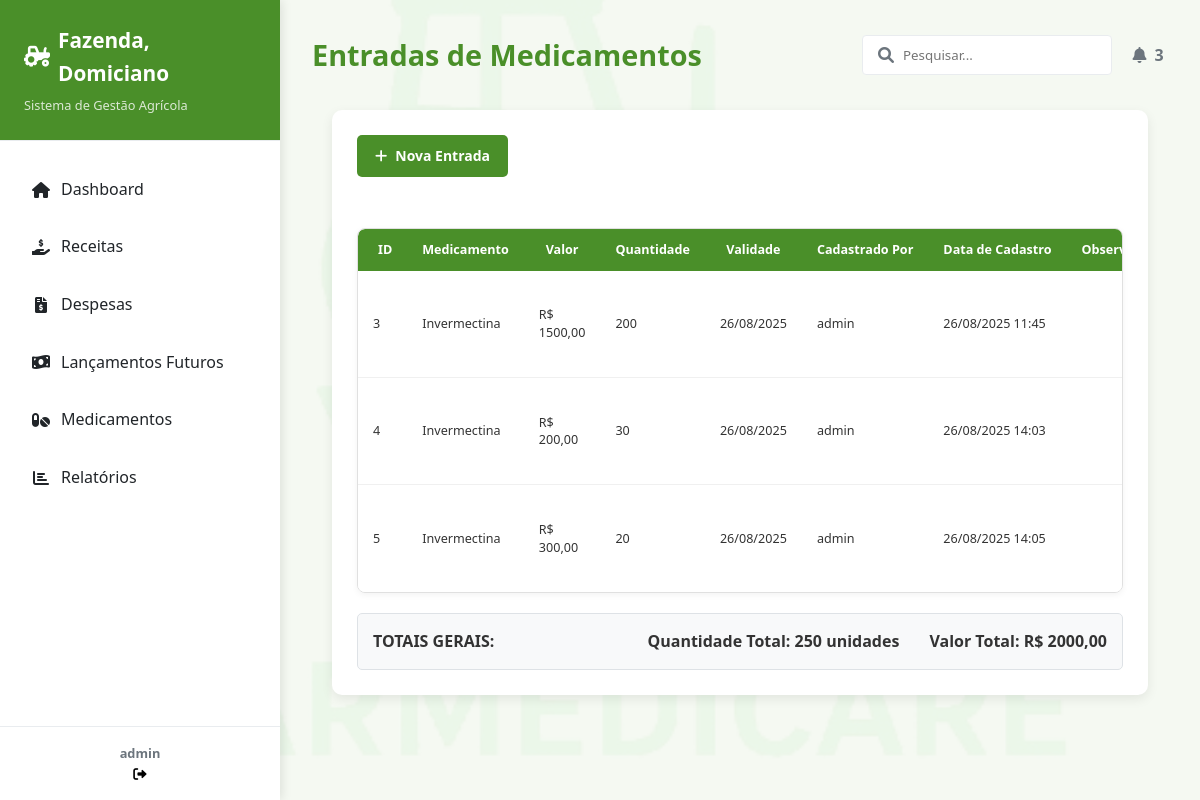
/pagina_medicamento/estoque/ (signed in), run on an earlier commit of the app's database.
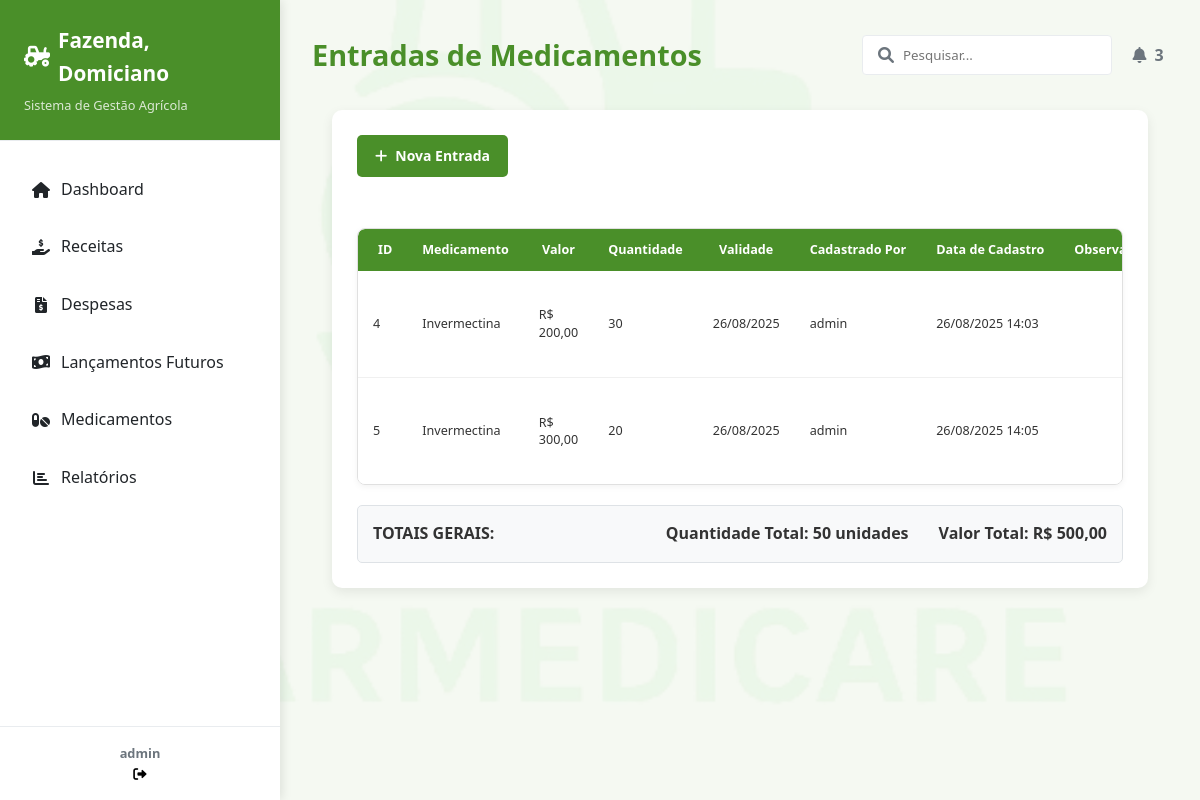
And on a later commit of the database.
### medicamento/models.py (models this page shows, shortened)
class EntradaMedicamento(models.Model):
    medicamento = models.ForeignKey(
        Medicamento, on_delete=models.CASCADE, verbose_name="Medicamento"
    )
    valor_medicamento = models.DecimalField(
        max_digits=10, decimal_places=2, verbose_name="Valor Total"
    )
    quantidade = models.PositiveIntegerField(verbose_name="Quantidade Adicionada")
    validade = models.DateField(verbose_name="Data de Validade")
    cadastrada_por = models.ForeignKey(
        User, on_delete=models.PROTECT, verbose_name="Cadastrado Por"
    )
    data_cadastro = models.DateTimeField(
        auto_now_add=True, verbose_name="Data de Cadastro"
    )
    observacao = models.TextField(blank=True, null=True, verbose_name="Observação")
    class Meta:
        verbose_name = "Entrada de Medicamento"
        verbose_name_plural = "Entradas de Medicamentos"
        ordering = ["validade"]

class Medicamento(models.Model):
    nome = models.CharField(max_length=100, verbose_name="Nome do Medicamento")
    fazenda = models.ForeignKey(
        Fazenda, on_delete=models.CASCADE, verbose_name="Fazenda"
    )
    class Meta:
        verbose_name = "Medicamento"
        verbose_name_plural = "Medicamentos"
        ordering = ["nome"]

### medicamento/views.py (the view)
# urls.py: path('estoque/', EntradaMedicamentoListView.as_view(), name='medicamento_estoque'),
class EntradaMedicamentoListView(LoginRequiredMixin, ListView):
    model = EntradaMedicamento
    template_name = "medicamento_estoque.html"
    extra_context = {
        "title": "Lista de Entradas de Medicamentos",
        "titulo": "Entradas de Medicamentos",
        "registros": "Nenhuma entrada de medicamento encontrada.",
        "subtitulo": "Visualize todas as entradas de medicamentos registradas.",
        "btn_cadastrar":  "Nova Entrada"
    }
    def get_context_data(self, **kwargs):
        context = super().get_context_data(**kwargs)
        total_quantidade = 0
        total_valor = 0
        for entrada in context['object_list']:
            total_quantidade += entrada.quantidade
            total_valor += entrada.valor_medicamento
        context['total_quantidade'] = total_quantidade
        context['total_valor'] = total_valor
        return context

### medicamento/templates/medicamento_estoque.html (shortened to what this page needs)
{% extends 'modelo.html' %} {% load static %}  {% block conteudo %}
<main class="main-content">
  <header class="content-header">
    <h1>{{titulo}}</h1>
    <div class="header-actions">
      <div class="search-box">
        <input type="text" placeholder="Pesquisar..." />
        <i class="fas fa-search"></i>
      </div>
      <button class="btn btn-notification">
        <i class="fas fa-bell"></i>
        <span class="badge">3</span>
      </button>
    </div>
  </header>
  {% endblock %} {% block cards %} {% endblock %} {% block graficos %}
  <div class="modelo-lista-container">
    <div class="lista-header">
      <div class="search-and-actions">
        <a
          href="{% url 'entrada_medicamento_create' %}"
          class="btn btn-primary"
        >
          <i class="fas fa-plus"> </i> {{btn_cadastrar}}
        </a>
      </div>
    </div>
    <br />
    <div class="table-container">
      <table class="modelo-table">
        <thead>
          <tr>
            <th>ID</th>
            <th>Medicamento</th>
            <th>Valor</th>
            <th>Quantidade</th>
            <th>Validade</th>
            <th>Cadastrado Por</th>
            <th>Data de Cadastro</th>
            <th>Observação</th>
          </tr>
        </thead>
        <tbody>
          {% for medicamento_entrada in object_list %}
          <tr>
            <td>{{ medicamento_entrada.pk }}</td>
            <td>{{ medicamento_entrada.medicamento.nome }}</td>
            <td>R$ {{ medicamento_entrada.valor_medicamento }}</td>
            <td>{{ medicamento_entrada.quantidade }}</td>
            <td>{{ medicamento_entrada.validade|date:"d/m/Y" }}</td>
            <td>{{ medicamento_entrada.cadastrada_por }}</td>
            <td>{{ medicamento_entrada.data_cadastro|date:"d/m/Y H:i" }}</td>
            <td>{{ medicamento_entrada.observacao }}</td>
          </tr>
          {% empty %}
          <tr>
            <td colspan="9">{{registros}}</td>
          </tr>
          {% endfor %}
        </tbody>
      </table>
    </div>
    {% if object_list %}
    <div
      class="totais-container"
      style="
        margin-top: 20px;
        padding: 15px;
        background-color: #f8f9fa;
        border-radius: 5px;
        border: 1px solid #dee2e6;
      "
    >
      <div
        style="
          display: flex;
          justify-content: space-between;
          align-items: center;
        "
      >
        <div style="font-weight: bold; font-size: 16px">TOTAIS GERAIS:</div>
        <div style="display: flex; gap: 30px">
          <div>
            <strong>Quantidade Total:</strong> {{ total_quantidade }} unidades
          </div>
          <div>
            <strong>Valor Total:</strong> R$ {{ total_valor|floatformat:2 }}
          </div>
        </div>
      </div>
    </div>
    {% endif %}
  </div>
  {% endblock %} {% block ultimos_registros %} {% endblock %}

What changed in the data, as far as the page shows it:
removed EntradaMedicamento: pk "3", medicamento.nome "Invermectina", valor_medicamento "1500,00", quantidade "200", validade "26/08/2025", cadastrada_por "admin", data_cadastro "26/08/2025 11:45"
Also different on the page:
{{ total_quantidade }}: "250" → "50"
{{ total_valor|floatformat:2 }}: "2000,00" → "500,00"
